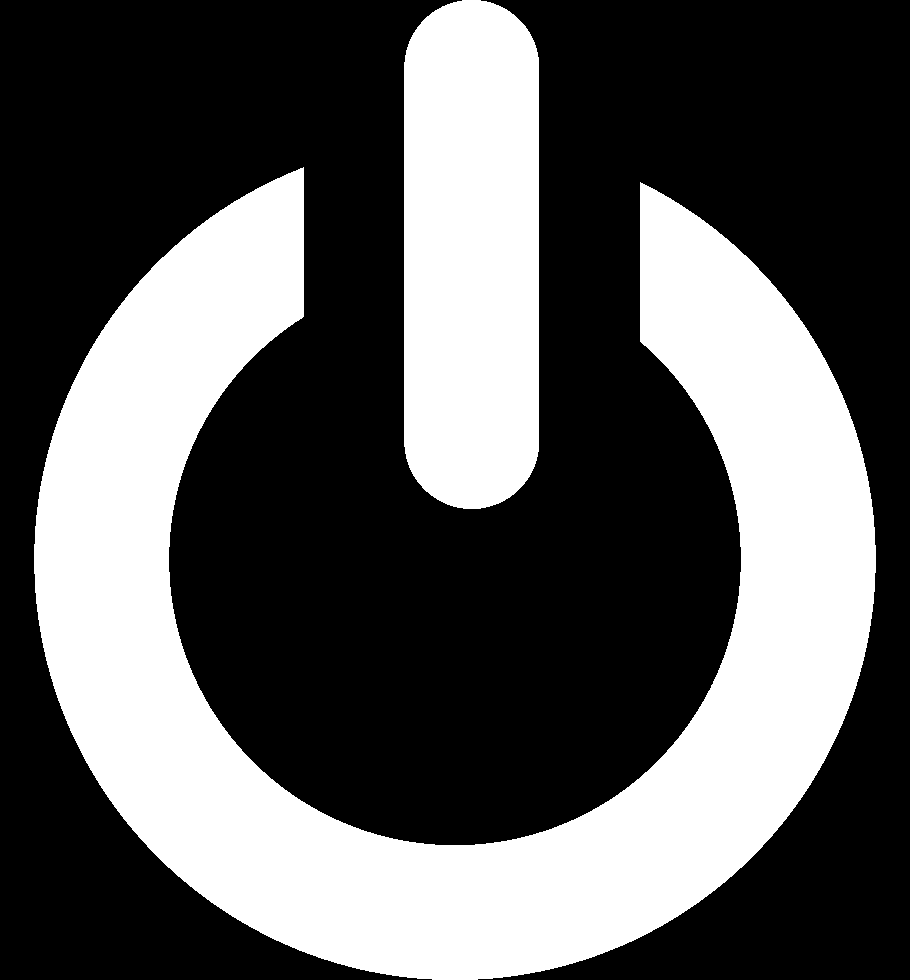
%> input picture exam1/Taller1/BW_Button.png, 910 x 980 px
$ octave Punto2.m   (GNU Octave 9; MATLAB toolbox functions it lacks are replaced by stand-ins)
%> lines starting %> are read from the running program, lines starting %| are printed output that depends on the picture; in (x1, y1, x2, y2) boxes, pixels count from 0 and x2, y2 are one past the last pixel; in counts of white or black regions, pixels touching at a corner belong together; the program's own positions count from 1
clc
close all
clear

imagen = imread('BW_Button.png');
%> imagen is the input picture: size 980x910 uint8; 35.5% white; 2 white regions, box (x1, y1, x2, y2) and area: (34, 167, 876, 980) 252043, (404, 0, 539, 509) 64836
imagenRoja=ones(size(imagen,1),size(imagen,2),3);

capaRoja=imagenRoja(:,:,1);
capaVerde=imagenRoja(:,:,2);
capaAzul=imagenRoja(:,:,3);

capaRoja(imagen>=255)=1;
%> capaRoja: size 980x910 double; every value is 1
capaVerde(imagen>=255)=0;
capaAzul(imagen>=255)=0;

imagenRoja(:,:,1)=capaRoja;
%> imagenRoja: size 980x910x3 double; every value is 1
imagenRoja(:,:,2)=capaVerde;
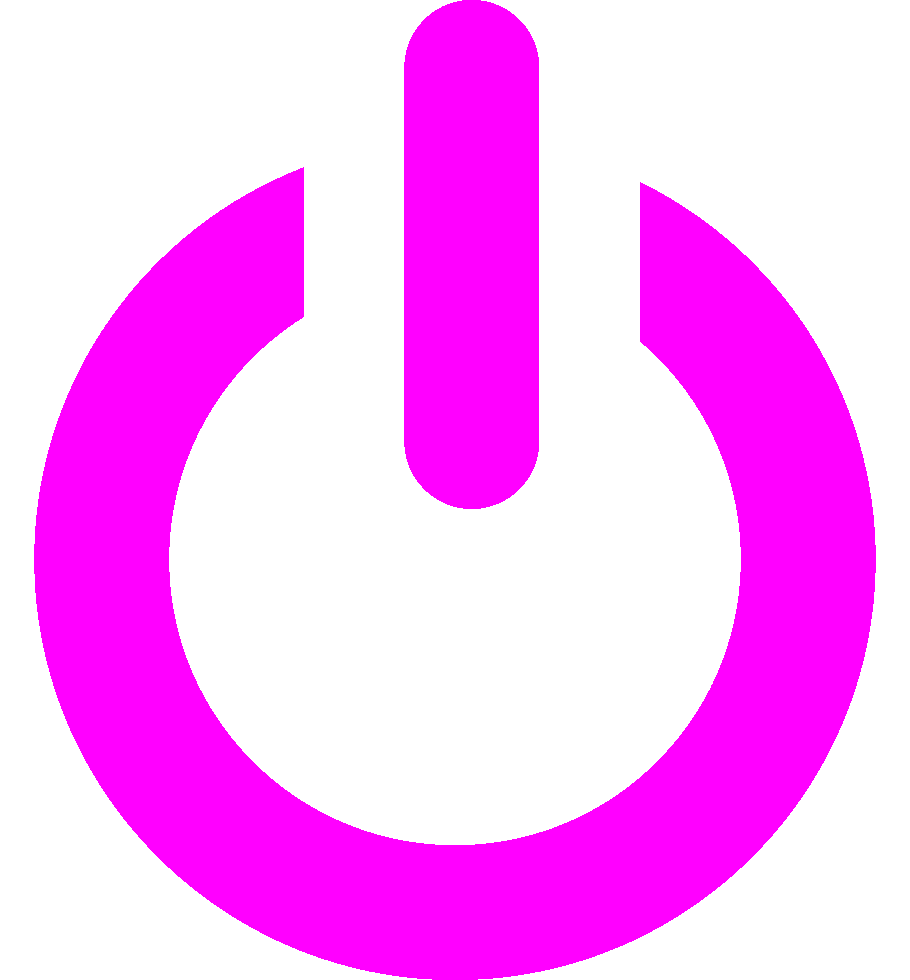
%> imagenRoja: size 980x910x3 double; mean R, G, B 1, 0.645, 1
imagenRoja(:,:,3)=capaAzul;
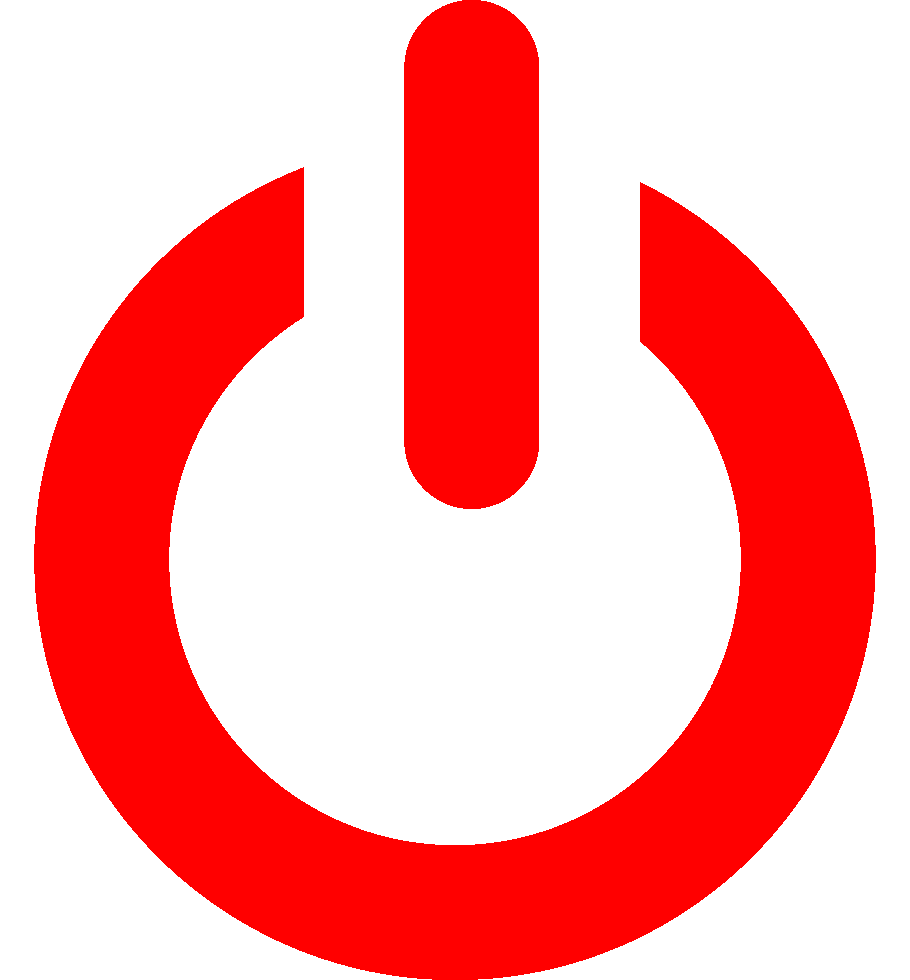
%> imagenRoja: size 980x910x3 double; mean R, G, B 1, 0.645, 0.645

figure,subplot(1,3,1),imshow(imagen);
        subplot(1,3,2),imshow(imagenRoja);
